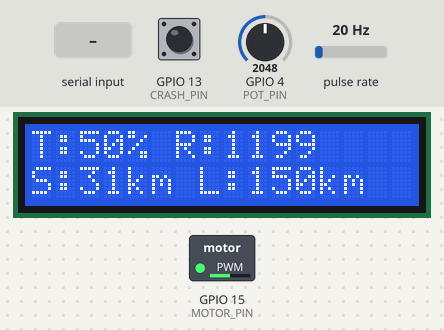
A sketch run on a simulated ESP32. On the bench: 16×2 character LCD, switched loads named in the sketch (green lamp = pin HIGH). Wiring (inferred from the names in the program): pulse sensor: data GPIO 34. The inputs (shaded band) are chosen by the test bench; at power-on: pulse rate 20 Hz, GPIO 4 (POT_PIN) = 2048, GPIO 13 (CRASH_PIN) HIGH. Nothing arrives over Bluetooth unless stated; what the sketch prints to the serial monitor is not drawn.

Above: at 3.3 s.
3.4 s: pulse rate (sensor on GPIO 34) set to 91 Hz
At 4.49 s:
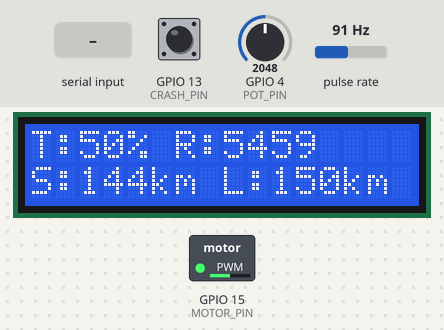
4.9 s: pulse rate (sensor on GPIO 34) set to 96 Hz
At 7.24 s:
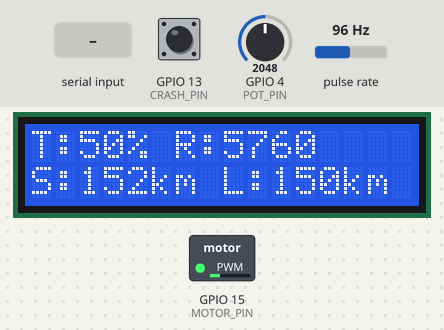
7.4 s: "5\n" received over the second serial link
At 7.66 s:
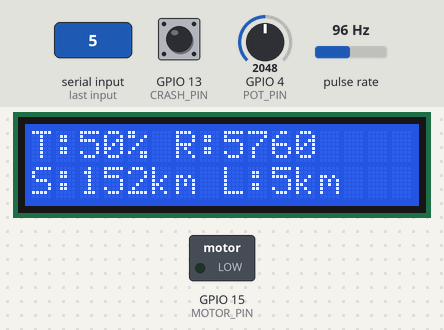
9.7 s: GPIO 4 (POT_PIN) set to 1960
At 10.95 s:
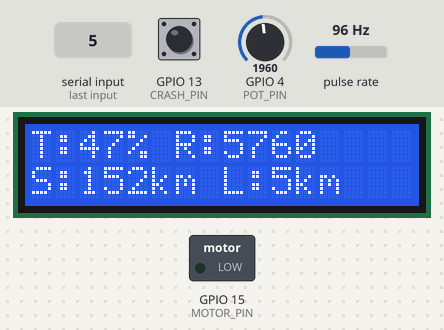
11.2 s: GPIO 13 (CRASH_PIN) pulled LOW for 0.15 s
12.8 s: GPIO 4 (POT_PIN) set to 444
At 14.05 s:
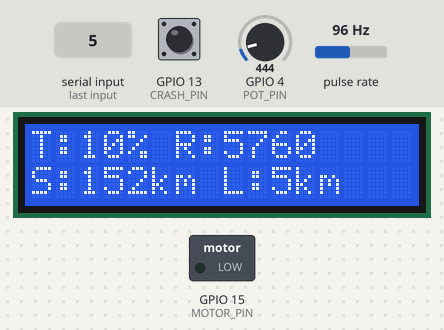
15.0 s: GPIO 4 (POT_PIN) set to 373
At 17.0 s:
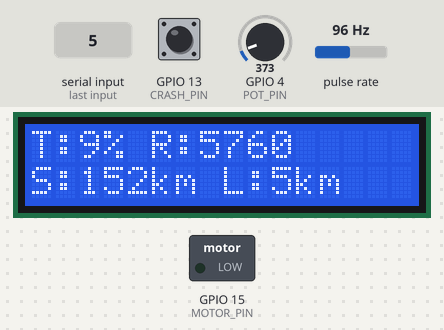
Timing chart, 0 to 17.6 s (numbered marks = the images above; inputs shaded):
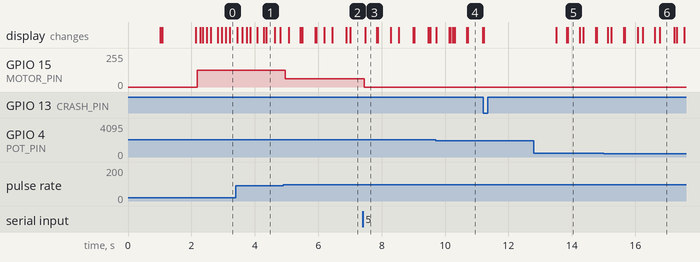

Measured:
- the behaviour switches between 94 and 95 Hz on pulse rate (sensor on GPIO 34) (found by bisection; images 1 and 2)
- after the input at 3.4 s, the display: changes at once (image 1)
- after the input at 4.9 s, GPIO 15 (MOTOR_PIN): 127/255 → 62/255 after 0.06 s
- after the input at 7.4 s, GPIO 15 (MOTOR_PIN): 62/255 → 0/255 after 0.05 s
- what the display in image 4 shows lasts 0.5 s, from 10.7 s to 11.2 s

The sketch:

ESP32.ino
```cpp
#include <Arduino.h>
#include "BluetoothSerial.h"
#include <LiquidCrystal_I2C.h>

// Pin definitions
#define HALL_PIN GPIO_NUM_34    // Pin of Hall effect sensor to track speed
#define POT_PIN GPIO_NUM_4      // Potentiometer input pin (D4)
#define MOTOR_PIN GPIO_NUM_15   // Motor control output pin (D5)
#define CRASH_PIN GPIO_NUM_13    // Pin to check for voltage (trigger pin)

// Motor and speed calculation constants
#define WHEEL_DIAMETER_CM 7.0   // Wheel diameter in cm
#define WHEEL_CIRCUMFERENCE_M (WHEEL_DIAMETER_CM * 3.14159 / 100.0)  // Wheel circumference in meters
#define MAGNETS_COUNT 2         // Number of magnets on the wheel
#define MAX_SPEED_LIMIT 150     // Maximum speed limit in km/h for trottle control

// Variables for speed calculation
volatile unsigned long pulseCount = 0;
volatile unsigned long lastPulseTime = 0;
volatile unsigned long timeBetweenPulses = 0;
volatile bool newPulseReceived = false;
unsigned long lastSpeedCalcTime = 0;
volatile float currentRPM = 0.0;
volatile float currentKMPH = 0.0;
bool lastHallState = false;
int motorPWM = 0;  // Variable to store motor PWM value
bool updatedisplay = false;  // Flag to indicate if display needs update

bool crashDetected = false;  // Flag for crash detection
int currentSpeedLimit = 150;  // Default max speed limit (150 kmph)

// Manual Override Variables
bool manualOverrideActive = false;  // Flag to track manual override status
unsigned long overrideStartTime = 0;  // Track when override was activated

int oldTrottle;
int oldcurrentRPM;
int oldcurrentKMPH;
int oldcurrentSpeedLimit;

BluetoothSerial SerialBT;  // Create a Bluetooth Serial object
LiquidCrystal_I2C lcd(0x27, 16, 2); // Initialize LCD with I2C address 0x27, 16 columns and 2 rows

// Interrupt Service Routine for Hall effect sensor
void IRAM_ATTR hallSensorISR() {
    unsigned long currentTime = micros();

    // Only store the time difference, don't do calculations in ISR
    if (lastPulseTime > 0) {
        timeBetweenPulses = currentTime - lastPulseTime;
        newPulseReceived = true;
    }

    lastPulseTime = currentTime;
    pulseCount++;
}

// Interrupt Service Routine for Crash detection sensor
void IRAM_ATTR crashDetectionISR() {
    crashDetected = true;  // Set crash detected flag
}

void lcdinit() {
    lcd.init();
    lcd.backlight();  // Turn on the backlight
    lcd.setCursor(0, 0);
    lcd.print("Initializing...");
    delay(1000);  // Wait for LCD to initialize
    lcd.clear();

    lcd.setCursor(0, 0);    lcd.print("T:    "); // Clear previous value
    lcd.setCursor(2, 0);    lcd.print("0");    lcd.print("%");
    lcd.setCursor(8, 0);    lcd.print("R:       ");  //Clear previous value
    lcd.setCursor(10, 0);   lcd.print("0");
    lcd.setCursor(8, 1);    lcd.print("C:       "); // Clear previous value
    lcd.setCursor(10, 1);   lcd.print("0");    lcd.print("km");
    lcd.setCursor(0, 1);    lcd.print("L:      "); // Clear previous value
    lcd.setCursor(2, 1);    lcd.print("0");   lcd.print("km");
}

void setup() {
    Serial.begin(115200);
    delay(1000); // Allow serial to initialize

    Serial.println("===============================================");
    Serial.println("ESP32 Vehicle Control System Starting... ");
    Serial.println("===============================================");

    SerialBT.begin("ESP32_BT");  // Bluetooth device name
    Serial.println("Bluetooth initialized as 'ESP32_BT'");

    // LCD initialization
    lcdinit();
    Serial.println(" LCD display initialized");

    pinMode(HALL_PIN, INPUT_PULLUP);  // Set Hall effect sensor pin as input with pullup
    pinMode(POT_PIN, INPUT);          // Set potentiometer pin as input
    pinMode(CRASH_PIN, INPUT_PULLUP); // Set crash detection pin as input with pullup
    Serial.println(" GPIO pins configured");

    // Attach interrupt to Hall effect sensor
    attachInterrupt(digitalPinToInterrupt(HALL_PIN), hallSensorISR, CHANGE);
    attachInterrupt(digitalPinToInterrupt(CRASH_PIN), crashDetectionISR, RISING);
    Serial.println(" Interrupt handlers attached");

    lastSpeedCalcTime = millis();

    Serial.println("===============================================");
    Serial.println(" System Ready! Features enabled:");
    Serial.println("    Bluetooth communication (speed data & commands)");
    Serial.println("    Real-time speed monitoring & transmission");
    Serial.println("    Crash detection with emergency alerts");
    Serial.println("    Motor speed control with override capability");
    Serial.println("    Comprehensive message logging");
    Serial.println("===============================================");
    Serial.println("Waiting for Android app connection...");
    Serial.println("   Device Name: ESP32_BT");
    Serial.println("   Speed updates: Every 500ms");
    Serial.println("   Status reports: Every 2 seconds");
    Serial.println("===============================================");
}

void calculateSpeed() {
    // Check if we have a new pulse to process
    if (newPulseReceived) {
        newPulseReceived = false;

        // Only calculate if time difference is reasonable (avoid noise)
        if (timeBetweenPulses > 1000) { // Minimum 1ms between pulses
            // Calculate RPM from time between pulses
            // Time for one revolution = timeBetweenPulses * MAGNETS_COUNT
            float timePerRevolution = (timeBetweenPulses * MAGNETS_COUNT) / 1000000.0; // Convert to seconds

            if (timePerRevolution > 0) {
                currentRPM = 60.0 / timePerRevolution; // RPM = 60 / time_per_revolution_in_seconds

                // Calculate speed in km/h
                currentKMPH = ((currentRPM * WHEEL_CIRCUMFERENCE_M * 60.0) / 1000.0) * 2;
            }
        }
    }

    // Check if no pulses for more than 2 seconds, assume stopped
    unsigned long currentTime = millis();
    if (currentTime - (lastPulseTime / 1000) > 2000) {
        currentRPM = 0.0;
        currentKMPH = 0.0;
    }
}

void controlMotor() {
    // Read potentiometer value (0-4095 for 12-bit ADC)
    int potValue = analogRead(POT_PIN);

    // Map potentiometer value to desired speed (0-MAX_SPEED_LIMIT km/h)
    float desiredSpeed = map(potValue, 0, 4095, 0, MAX_SPEED_LIMIT);

    // Manual Override Logic
    if (manualOverrideActive) {
        // When override is active, ignore speed limit and use full potentiometer range
        // Motor can run at full speed based on potentiometer
        motorPWM = (int)((desiredSpeed/MAX_SPEED_LIMIT) * 255);
    } else {
        // Normal operation - ensure desired speed doesn't exceed speed limit
        if (desiredSpeed > currentSpeedLimit) {
            desiredSpeed = currentSpeedLimit;
        }

        // Calculate PWM based on speed limit-constrained desired speed
        motorPWM = (int)((desiredSpeed/(float)MAX_SPEED_LIMIT) * 255);

        // Additional safety check: if current speed exceeds speed limit, reduce motor power immediately
        if (currentKMPH > currentSpeedLimit) {
            // Reduce motor power aggressively when over speed limit (no tolerance)
            float overspeedRatio = currentKMPH / currentSpeedLimit;
            motorPWM = motorPWM / (overspeedRatio * 2.0); // More aggressive reduction
        }
    }

    // Ensure motor speed doesn't go below 0 or above 255
    if (motorPWM < 0) motorPWM = 0;
    if (motorPWM > 255) motorPWM = 255;

    // Set motor speed using PWM
    analogWrite(MOTOR_PIN, motorPWM);
}

void sendDataToSerial() {
    static unsigned long lastPrintTime = 0;
    static unsigned long lastSpeedSendTime = 0;
    unsigned long currentTime = millis();

    // Send current speed to Android app every 500ms for accident risk prediction
    if (currentTime - lastSpeedSendTime >= 500) {
        String speedMessage = "SPEED:" + String((int)currentKMPH);
        SerialBT.println(speedMessage);
        Serial.println("========== BLUETOOTH MESSAGE SENT ==========");
        Serial.print("Sent to Android App: '");
        Serial.print(speedMessage);
        Serial.println("'");
        Serial.printf("Current Vehicle Speed: %.2f km/h\n", currentKMPH);
        Serial.println("============================================");
        lastSpeedSendTime = currentTime;
    }

    // Send detailed data to serial monitor every 2 seconds
    if (currentTime - lastPrintTime >= 2000) {
        int potValue = analogRead(POT_PIN);
        float desiredSpeed = map(potValue, 0, 4095, 0, MAX_SPEED_LIMIT);

        float motorSpeedPercent = (motorPWM / 255.0) * 100.0;

        // Print to Serial Monitor
        Serial.println("=============== VEHICLE STATUS ===============");
        Serial.printf("Potentiometer: %d (%.1f%%)\n", potValue, (potValue/4095.0)*100);
        Serial.printf("Desired Speed: %.2f km/h\n", desiredSpeed);
        Serial.printf("Current Speed: %.2f km/h (sent to app)\n", currentKMPH);
        Serial.printf("Motor PWM: %d/255 (%.1f%%)\n", motorPWM, motorSpeedPercent);
        Serial.printf("RPM: %.2f\n", currentRPM);
        Serial.printf("Speed Limit: %d km/h\n", currentSpeedLimit);
        Serial.printf("Manual Override: %s\n", manualOverrideActive ? "ACTIVE" : "INACTIVE");
        if (manualOverrideActive) {
            unsigned long overrideDuration = (currentTime - overrideStartTime) / 1000; // Convert to seconds
            Serial.printf("Override Duration: %lu seconds\n", overrideDuration);
        }
        Serial.printf("Pulse Count: %lu\n", pulseCount);
        Serial.println("===============================================");

        lastPrintTime = currentTime;
    }
}

void bluetooth(){
    // Check if the app sends data
    if (SerialBT.available()) {
        String receivedData = SerialBT.readStringUntil('\n');
        receivedData.trim(); // Remove any whitespace or newline characters

        // Enhanced logging for all received messages
        Serial.println("========== BLUETOOTH DATA RECEIVED ==========");
        Serial.print("Received from Android App: '");
        Serial.print(receivedData);
        Serial.println("'");
        Serial.printf("Message Length: %d characters\n", receivedData.length());
        Serial.printf("Timestamp: %lu ms\n", millis());
        Serial.println("==============================================");

        // Robust comparison for manual override commands
        if (receivedData.equals("2")) {
            manualOverrideActive = true;
            overrideStartTime = millis();
            Serial.println(">>> COMMAND PROCESSED: Manual Override ACTIVATED");

            String response = "Manual Override: ON";
            SerialBT.println(response);
            Serial.println("========== BLUETOOTH RESPONSE SENT ==========");
            Serial.print("Sent to Android App: '");
            Serial.print(response);
            Serial.println("'");
            Serial.println("==============================================");

            // Update LCD to show override status
            lcd.clear();
            lcd.setCursor(0, 0);
            lcd.print("OVERRIDE ACTIVE");
            lcd.setCursor(0, 1);
            lcd.print("Speed Limit: OFF");
            updatedisplay = true;

        } else if (receivedData.equals("3")) {
            manualOverrideActive = false;
            Serial.println(">>> COMMAND PROCESSED: Manual Override DEACTIVATED");

            String response = "Manual Override: OFF";
            SerialBT.println(response);
            Serial.println("========== BLUETOOTH RESPONSE SENT ==========");
            Serial.print("Sent to Android App: '");
            Serial.print(response);
            Serial.println("'");
            Serial.println("==============================================");

            // Update LCD to show normal status
            lcd.clear();
            lcd.setCursor(0, 0);
            lcd.print("Normal Mode");
            lcd.setCursor(0, 1);
            lcd.print("Speed Limit: ON");
            updatedisplay = true;
            // Immediately apply the last speed limit again
            analogWrite(MOTOR_PIN, (int)((currentSpeedLimit/(float)MAX_SPEED_LIMIT) * 255));

        } else {
            // Try to convert received string to integer (speed limit)
            int newSpeedLimit = receivedData.toInt();
            // Validate speed limit (only process if it's a valid number)
            if (newSpeedLimit > 0 && newSpeedLimit <= MAX_SPEED_LIMIT) {
                currentSpeedLimit = newSpeedLimit;
                Serial.printf(">>> COMMAND PROCESSED: Speed Limit Updated to %d km/h\n", currentSpeedLimit);

                // Send acknowledgment back to Android app
                String response = "Speed Limit Received: " + receivedData + " km/h";
                SerialBT.println(response);
                Serial.println("========== BLUETOOTH RESPONSE SENT ==========");
                Serial.print("Sent to Android App: '");
                Serial.print(response);
                Serial.println("'");
                Serial.println("==============================================");

                // Update display if not in override mode
                if (!manualOverrideActive) {
                    updatedisplay = true;
                }
            } else {
                Serial.printf(">>> COMMAND IGNORED: Invalid or unrecognized command '%s'\n", receivedData.c_str());
                Serial.printf("    Expected: '2' (Override ON), '3' (Override OFF), or valid speed limit (1-%d)\n", MAX_SPEED_LIMIT);
            }
        }
    }
}

void crashSend(){
    if(crashDetected){
        Serial.println("CRASH DETECTION TRIGGERED ");
        Serial.printf("Crash detected at: %lu ms\n", millis());
        Serial.printf("Current Speed: %.2f km/h\n", currentKMPH);
        Serial.printf("Current RPM: %.2f\n", currentRPM);
        Serial.println("Sending crash alerts to Android app...");
        Serial.println("===============================================");

        // Send crash detection signal multiple times to ensure delivery
        for (int i = 0; i < 10; i++) {
            String crashMessage = "1";
            SerialBT.println(crashMessage);

            Serial.println("========== CRASH ALERT SENT ==========");
            Serial.printf("Attempt %d/10: Sent '%s' to Android App\n", i+1, crashMessage.c_str());
            Serial.printf("Timestamp: %lu ms\n", millis());
            Serial.println("======================================");

            delay(200); // 200ms between sends, total 2 seconds
        }

        Serial.println("All crash alerts sent to Android app! ");
        Serial.println("Motor stopped for safety.");
        Serial.println("===============================================");

        // Update LCD display
        lcd.clear();
        lcd.setCursor(0, 0);
        lcd.print("CRASH DETECTED!");
        lcd.setCursor(0, 1);
        lcd.print("ALERTS SENT!");
        updatedisplay = true; // Set flag to update display

        // Reset crash detection flag
        crashDetected = false;

        // Stop the motor for safety
        analogWrite(MOTOR_PIN, 0);
        Serial.println(">>> SAFETY: Motor stopped due to crash detection");
    }
}

void lcdUpdate() {
    static unsigned long lastPrintTime = 0;
    unsigned long currentTime = millis();
    int potValue = analogRead(POT_PIN);
    float Trottle = map(potValue, 0, 4095, 0, 100);

    // Always display throttle, RPM, current speed, and speed limit
    lcd.setCursor(0, 0);
    lcd.print("T:");
    lcd.setCursor(2, 0);
    lcd.print((int)Trottle);
    lcd.print("% R:");
    lcd.print((int)currentRPM);
    lcd.print("   "); // Clear any leftover chars

    lcd.setCursor(0, 1);
    lcd.print("S:");
    lcd.print((int)currentKMPH);
    lcd.print("km L:");
    lcd.print((int)currentSpeedLimit);
    lcd.print("km   "); // Clear any leftover chars

    // Update every 1 second
    if (currentTime - lastPrintTime >= 1000) {
        lastPrintTime = currentTime;
    }
}

void loop() {
    bluetooth();
    calculateSpeed();
    controlMotor();
    sendDataToSerial();
    crashSend();
    lcdUpdate();

    // Small delay to prevent overwhelming the system
    delay(10);
}
```
